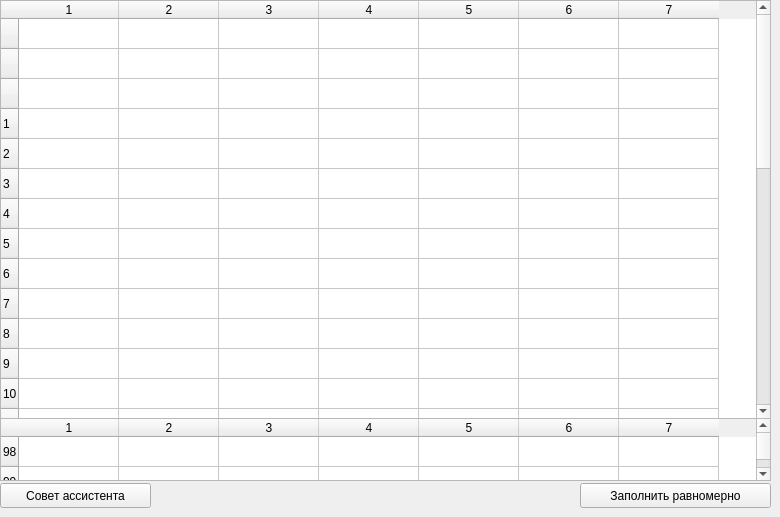
      <widget class="QWidget" name="tab_33">
       <attribute name="title">
        <string>Распределение часов по темам</string>
       </attribute>
       <widget class="QWidget" name="verticalLayoutWidget">
        <property name="geometry">
         <rect>
          <x>0</x>
          <y>0</y>
          <width>771</width>
          <height>481</height>
         </rect>
        </property>
        <layout class="QVBoxLayout" name="verticalLayout33">
         <property name="spacing">
          <number>0</number>
         </property>
         <item>
          <widget class="QTableWidget" name="tableThemesHours">
           <property name="maximumSize">
            <size>
             <width>772</width>
             <height>16777215</height>
            </size>
           </property>
           <row>
            <property name="text">
             <string/>
            </property>
           </row>
           <row>
            <property name="text">
             <string/>
            </property>
           </row>
           <row>
            <property name="text">
             <string/>
            </property>
           </row>
           <row>
            <property name="text">
             <string>1</string>
            </property>
           </row>
           <row>
            <property name="text">
             <string>2</string>
            </property>
           </row>
           <row>
            <property name="text">
             <string>3</string>
            </property>
           </row>
           <row>
            <property name="text">
             <string>4</string>
            </property>
           </row>
           <row>
            <property name="text">
             <string>5</string>
            </property>
           </row>
           <row>
            <property name="text">
             <string>6</string>
            </property>
           </row>
           <row>
            <property name="text">
             <string>7</string>
            </property>
           </row>
           <row>
            <property name="text">
             <string>8</string>
            </property>
           </row>
           <row>
            <property name="text">
             <string>9</string>
            </property>
           </row>
           <row>
            <property name="text">
             <string>10</string>
            </property>
           </row>
           <row>
            <property name="text">
             <string>11</string>
            </property>
           </row>
           <row>
            <property name="text">
             <string>12</string>
            </property>
           </row>
           <row>
            <property name="text">
             <string>13</string>
            </property>
           </row>
           <row>
            <property name="text">
             <string>14</string>
            </property>
           </row>
           <row>
            <property name="text">
             <string>15</string>
            </property>
           </row>
           <row>
            <property name="text">
             <string>16</string>
            </property>
           </row>
           <row>
            <property name="text">
             <string>17</string>
            </property>
           </row>
           <row>
            <property name="text">
             <string>18</string>
            </property>
           </row>
           <row>
            <property name="text">
             <string>19</string>
            </property>
           </row>
           <row>
            <property name="text">
             <string>20</string>
            </property>
           </row>
           <row>
            <property name="text">
             <string>21</string>
            </property>
           </row>
           <row>
            <property name="text">
             <string>22</string>
            </property>
           </row>
           <row>
            <property name="text">
             <string>23</string>
            </property>
           </row>
           <row>
            <property name="text">
             <string>24</string>
            </property>
           </row>
           <row>
            <property name="text">
             <string>25</string>
            </property>
           </row>
           <row>
            <property name="text">
             <string>26</string>
            </property>
           </row>
           <row>
            <property name="text">
             <string>27</string>
            </property>
           </row>
           <row>
            <property name="text">
             <string>28</string>
            </property>
           </row>
           <row>
            <property name="text">
             <string>29</string>
            </property>
           </row>
           <row>
            <property name="text">
             <string>30</string>
            </property>
           </row>
           <column>
            <property name="text">
             <string>1</string>
            </property>
           </column>
           <column>
            <property name="text">
             <string>2</string>
            </property>
           </column>
           <column>
            <property name="text">
             <string>3</string>
            </property>
           </column>
           <column>
            <property name="text">
             <string>4</string>
            </property>
           </column>
           <column>
            <property name="text">
             <string>5</string>
            </property>
           </column>
           <column>
            <property name="text">
             <string>6</string>
            </property>
           </column>
           <column>
            <property name="text">
             <string>7</string>
            </property>
           </column>
           <item row="0" column="0">
            <property name="text">
             <string/>
            </property>
           </item>
          </widget>
         </item>
         <item>
          <widget class="QTableWidget" name="tableThemesHoursFooter">
           <property name="minimumSize">
            <size>
             <width>0</width>
             <height>62</height>
            </size>
           </property>
           <property name="maximumSize">
            <size>
             <width>772</width>
             <height>62</height>
            </size>
           </property>
           <property name="styleSheet">
            <string notr="true">margin-top: -1</string>
           </property>
           <row>
            <property name="text">
             <string>98</string>
            </property>
           </row>
           <row>
            <property name="text">
             <string>99</string>
            </property>
           </row>
           <column>
            <property name="text">
             <string>1</string>
            </property>
           </column>
           <column>
            <property name="text">
             <string>2</string>
            </property>
           </column>
           <column>
            <property name="text">
             <string>3</string>
            </property>
           </column>
           <column>
            <property name="text">
             <string>4</string>
            </property>
           </column>
           <column>
            <property name="text">
             <string>5</string>
            </property>
           </column>
           <column>
            <property name="text">
             <string>6</string>
            </property>
           </column>
           <column>
            <property name="text">
             <string>7</string>
            </property>
           </column>
          </widget>
         </item>
        </layout>
       </widget>
       <widget class="QPushButton" name="generateButtonThemesHours">
        <property name="geometry">
         <rect>
          <x>0</x>
          <y>483</y>
          <width>151</width>
          <height>25</height>
         </rect>
        </property>
        <property name="text">
         <string>Совет ассистента</string>
        </property>
        <property name="icon">
         <iconset>
          <normaloff>../icons/button_ai.png</normaloff>../icons/button_ai.png</iconset>
        </property>
       </widget>
       <widget class="QPushButton" name="refillButton">
        <property name="geometry">
         <rect>
          <x>580</x>
          <y>483</y>
          <width>191</width>
          <height>25</height>
         </rect>
        </property>
        <property name="text">
         <string>Заполнить равномерно</string>
        </property>
        <property name="icon">
         <iconset>
          <normaloff>../icons/button_up.png</normaloff>../icons/button_up.png</iconset>
        </property>
       </widget>
      </widget>
